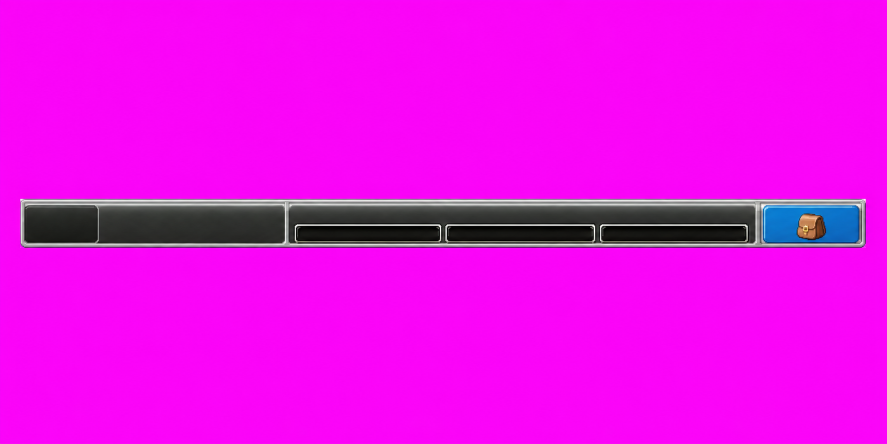
#> input picture Assets/ClassicHUD/imagegen/classic-hud-empty-frame-chroma-v3.png, 1774 x 887 px (shown at 1/2 size)
$ python postprocess_slot_reel_frame.py --input ../Assets/ClassicHUD/imagegen/classic-hud-empty-frame-chroma-v3.png --output out.png
#> lines starting #> are read from the running program, lines starting #| are printed output that depends on the picture
from __future__ import annotations

import argparse
from pathlib import Path

from PIL import Image


def alpha_bbox(image: Image.Image, threshold: int) -> tuple[int, int, int, int]:
    alpha = image.getchannel("A")
    bbox = alpha.point(lambda value: 255 if value > threshold else 0).getbbox()
    if bbox is None:
        raise ValueError("Input image has no visible alpha pixels")
    return bbox


def keep_largest_alpha_component(image: Image.Image, threshold: int) -> Image.Image:
    width, height = image.size
    pixels = image.load()
    mask = bytearray(width * height)

    for y in range(height):
        row = y * width
        for x in range(width):
            if pixels[x, y][3] > threshold:
                mask[row + x] = 1

    seen = bytearray(width * height)
    best: list[int] = []

    for start, visible in enumerate(mask):
        if not visible or seen[start]:
            continue

        component: list[int] = []
        stack = [start]
        seen[start] = 1

        while stack:
            current = stack.pop()
            component.append(current)
            x = current % width
            y = current // width

            for nx, ny in ((x - 1, y), (x + 1, y), (x, y - 1), (x, y + 1)):
                if nx < 0 or nx >= width or ny < 0 or ny >= height:
                    continue
                next_index = ny * width + nx
                if mask[next_index] and not seen[next_index]:
                    seen[next_index] = 1
                    stack.append(next_index)

        if len(component) > len(best):
            best = component

    keep = bytearray(width * height)
    for index in best:
        keep[index] = 1

    for y in range(height):
        row = y * width
        for x in range(width):
            index = row + x
            red, green, blue, alpha = pixels[x, y]
            if not keep[index] or alpha <= threshold:
                pixels[x, y] = (red, green, blue, 0)

    return image


def main() -> None:
    parser = argparse.ArgumentParser()
    parser.add_argument("--input", required=True)
    parser.add_argument("--output", required=True)
    parser.add_argument("--width", type=int, default=791)
    parser.add_argument("--height", type=int, default=350)
    parser.add_argument("--padding-x", type=int, default=0)
    parser.add_argument("--padding-y", type=int, default=0)
    parser.add_argument("--bbox-threshold", type=int, default=8)
    parser.add_argument("--component-threshold", type=int, default=24)
    args = parser.parse_args()

    source_path = Path(args.input)
    output_path = Path(args.output)
    image = Image.open(source_path).convert("RGBA")
    inner_width = args.width - args.padding_x * 2
    inner_height = args.height - args.padding_y * 2
    if inner_width <= 0 or inner_height <= 0:
        raise ValueError("Padding is larger than the output size")

    cropped = image.crop(alpha_bbox(image, args.bbox_threshold))
#> in alpha_bbox, `alpha = image.getchannel("A")`: alpha: PIL image 1774x887 L; every value is 255
#> in alpha_bbox, `bbox = alpha.point(lambda value: 255 if value > threshold else 0).getb..`: bbox = (0, 0, 1774, 887)
    resized = cropped.resize((inner_width, inner_height), Image.Resampling.LANCZOS)
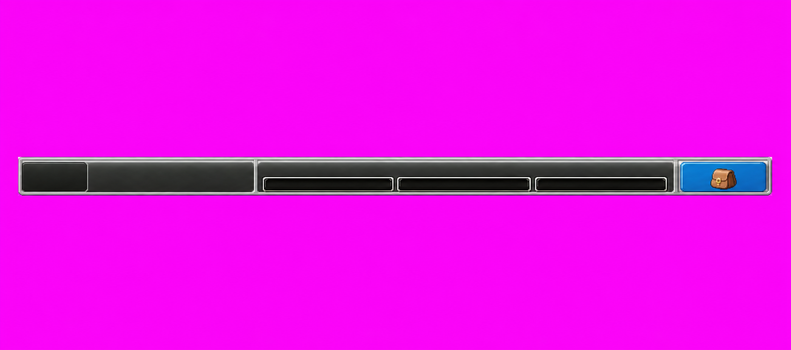
#> resized: PIL image 791x350 RGBA; mean R, G, B, A 232.1, 12.8, 230.9, 255
    cleaned_inner = keep_largest_alpha_component(resized, args.component_threshold)
    cleaned = Image.new("RGBA", (args.width, args.height), (0, 0, 0, 0))
#> cleaned: PIL image 791x350 RGBA; every value is 0
    cleaned.alpha_composite(cleaned_inner, (args.padding_x, args.padding_y))
    output_path.parent.mkdir(parents=True, exist_ok=True)
    cleaned.save(output_path)

    alpha_extrema = cleaned.getchannel("A").getextrema()
#> alpha_extrema = (255, 255)
    print(f"Wrote {output_path}")
    print(f"Size: {cleaned.size}, alpha: {alpha_extrema}")
#| Size: (791, 350), alpha: (255, 255)


if __name__ == "__main__":
    main()
